Frame 1 (no input): blank canvas, image omitted
Frame 60 (the mouse pressed at the canvas centre just before this capture): blank canvas, image omitted
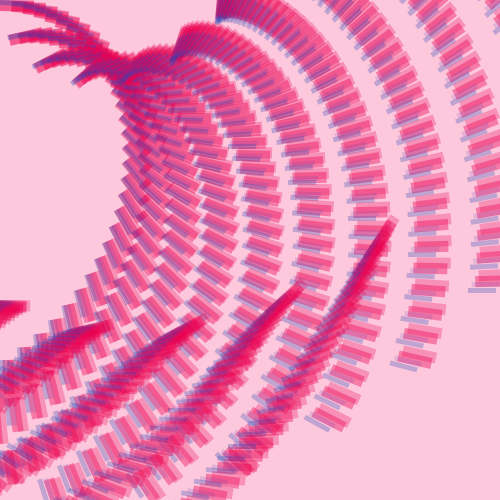
Frame 120 (the mouse held since frame 60 and released just before this capture)

The Processing sketch whose frames 1 and 60 were blank and that drew this single picture after the mouse press (run headless with seeded random() and noise(); from frame 60 on, the mouse is pressed at the canvas centre):

// Processing sketch: processing_28222
// ── processing_28222.pde

void setup(){
smooth();
size(500,500);

}

void draw(){
  background(253,200,220);
  randomSeed(mouseX);

//alle Variablen 
  int wert1 = 40;

// alle Schleifen
  for(int i = 0; i<wert1; i++){
  for(int j = 0; j<wert1; j++){
 
  
//Formen
rechtecke1(width/wert1*j, height/wert1*i, mouseX/40, mouseX/40, mouseX, 255, 255, 255);
rechtecke2(width/wert1*j, height/wert1*i, i/wert1, j/wert1, mouseX, 255, 255, 255); 
 
}
}
}

void rechtecke1(float x, float y, float weite, float hoehe, float winkel, float rot, float gruen, float blau){
  noStroke();          
  fill(234,0,79,70);
    if(mouseX>width/2){
  fill(30,215,100,70);
  }
  rotate(PI/winkel);
  rect(x,y,weite+28,hoehe+5);
  fill(234,0,79,100);
  rotate(PI/winkel);
  rect(x,y,weite+28,hoehe+5);
  
}  

void rechtecke2(float x, float y, float weite, float hoehe, float winkel, float rot, float gruen, float blau){
  noStroke();          
  fill(100,67,179,45);
  if(mouseX>width/2){
  fill(220,100,20,45);
  }
  rotate(PI/winkel);
  rect(x,y,weite+28,hoehe+5);
  fill(34,67,179,70);
  rotate(PI/winkel);
  rect(x,y,weite+28,hoehe+5);
 
}
